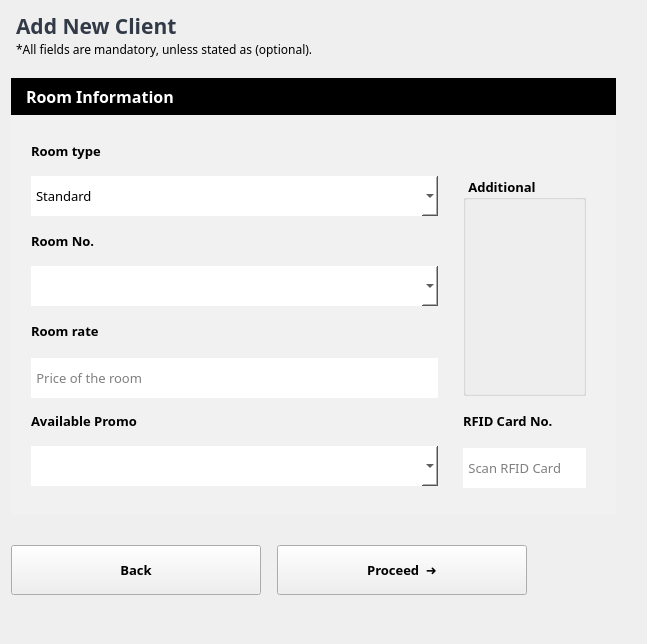
                <widget class="QWidget" name="page_4">
                 <layout class="QGridLayout" name="gridLayout_66">
                  <property name="horizontalSpacing">
                   <number>30</number>
                  </property>
                  <property name="verticalSpacing">
                   <number>0</number>
                  </property>
                  <item row="1" column="0">
                   <widget class="QWidget" name="widget_86" native="true">
                    <property name="styleSheet">
                     <string notr="true">background-color: rgb(241, 241, 241);</string>
                    </property>
                    <layout class="QVBoxLayout" name="verticalLayout_38">
                     <property name="spacing">
                      <number>0</number>
                     </property>
                     <property name="leftMargin">
                      <number>0</number>
                     </property>
                     <property name="topMargin">
                      <number>0</number>
                     </property>
                     <property name="rightMargin">
                      <number>0</number>
                     </property>
                     <property name="bottomMargin">
                      <number>0</number>
                     </property>
                     <item>
                      <widget class="QWidget" name="widget_94" native="true">
                       <property name="styleSheet">
                        <string notr="true">background-color: rgb(0, 0, 0);</string>
                       </property>
                       <layout class="QHBoxLayout" name="horizontalLayout_36">
                        <property name="leftMargin">
                         <number>15</number>
                        </property>
                        <property name="topMargin">
                         <number>7</number>
                        </property>
                        <property name="rightMargin">
                         <number>15</number>
                        </property>
                        <property name="bottomMargin">
                         <number>7</number>
                        </property>
                        <item>
                         <widget class="QLabel" name="label_69">
                          <property name="font">
                           <font>
                            <family>Century Gothic</family>
                            <pointsize>12</pointsize>
                            <weight>75</weight>
                            <bold>true</bold>
                           </font>
                          </property>
                          <property name="styleSheet">
                           <string notr="true">color: rgb(255, 255, 255);</string>
                          </property>
                          <property name="text">
                           <string>Room Information</string>
                          </property>
                         </widget>
                        </item>
                       </layout>
                      </widget>
                     </item>
                     <item>
                      <widget class="QWidget" name="widget_89" native="true">
                       <property name="sizePolicy">
                        <sizepolicy hsizetype="Expanding" vsizetype="Expanding">
                         <horstretch>0</horstretch>
                         <verstretch>0</verstretch>
                        </sizepolicy>
                       </property>
                       <property name="minimumSize">
                        <size>
                         <width>0</width>
                         <height>400</height>
                        </size>
                       </property>
                       <layout class="QGridLayout" name="gridLayout_9">
                        <property name="leftMargin">
                         <number>20</number>
                        </property>
                        <property name="topMargin">
                         <number>20</number>
                        </property>
                        <property name="rightMargin">
                         <number>30</number>
                        </property>
                        <property name="bottomMargin">
                         <number>20</number>
                        </property>
                        <property name="horizontalSpacing">
                         <number>25</number>
                        </property>
                        <property name="verticalSpacing">
                         <number>9</number>
                        </property>
                        <item row="3" column="0">
                         <widget class="QComboBox" name="cboCroomno">
                          <property name="minimumSize">
                           <size>
                            <width>0</width>
                            <height>40</height>
                           </size>
                          </property>
                          <property name="font">
                           <font>
                            <family>Century Gothic</family>
                            <pointsize>10</pointsize>
                           </font>
                          </property>
                          <property name="styleSheet">
                           <string notr="true">background-color: rgb(255, 255, 255);
color: rgb(0, 0, 0);
border: none;</string>
                          </property>
                         </widget>
                        </item>
                        <item row="1" column="0">
                         <widget class="QComboBox" name="cboCroomtype">
                          <property name="minimumSize">
                           <size>
                            <width>407</width>
                            <height>40</height>
                           </size>
                          </property>
                          <property name="font">
                           <font>
                            <family>Century Gothic</family>
                            <pointsize>10</pointsize>
                           </font>
                          </property>
                          <property name="styleSheet">
                           <string notr="true">background-color: rgb(255, 255, 255);
color: rgb(0, 0, 0);
border: none;</string>
                          </property>
                          <item>
                           <property name="text">
                            <string>Standard</string>
                           </property>
                          </item>
                          <item>
                           <property name="text">
                            <string>Deluxe</string>
                           </property>
                          </item>
                         </widget>
                        </item>
                        <item row="2" column="0">
                         <widget class="QLabel" name="label_90">
                          <property name="sizePolicy">
                           <sizepolicy hsizetype="Preferred" vsizetype="Fixed">
                            <horstretch>0</horstretch>
                            <verstretch>0</verstretch>
                           </sizepolicy>
                          </property>
                          <property name="font">
                           <font>
                            <family>Century Gothic</family>
                            <pointsize>10</pointsize>
                            <weight>75</weight>
                            <bold>true</bold>
                           </font>
                          </property>
                          <property name="text">
                           <string>Room No.</string>
                          </property>
                         </widget>
                        </item>
                        <item row="6" column="0">
                         <widget class="QLabel" name="label_44">
                          <property name="sizePolicy">
                           <sizepolicy hsizetype="Preferred" vsizetype="Fixed">
                            <horstretch>0</horstretch>
                            <verstretch>0</verstretch>
                           </sizepolicy>
                          </property>
                          <property name="font">
                           <font>
                            <family>Century Gothic</family>
                            <pointsize>10</pointsize>
                            <weight>75</weight>
                            <bold>true</bold>
                           </font>
                          </property>
                          <property name="text">
                           <string>Available Promo</string>
                          </property>
                         </widget>
                        </item>
                        <item row="4" column="0">
                         <widget class="QLabel" name="label_56">
                          <property name="sizePolicy">
                           <sizepolicy hsizetype="Preferred" vsizetype="Fixed">
                            <horstretch>0</horstretch>
                            <verstretch>0</verstretch>
                           </sizepolicy>
                          </property>
                          <property name="font">
                           <font>
                            <family>Century Gothic</family>
                            <pointsize>10</pointsize>
                            <weight>75</weight>
                            <bold>true</bold>
                           </font>
                          </property>
                          <property name="text">
                           <string>Room rate</string>
                          </property>
                         </widget>
                        </item>
                        <item row="0" column="0">
                         <widget class="QLabel" name="label_40">
                          <property name="sizePolicy">
                           <sizepolicy hsizetype="Preferred" vsizetype="Fixed">
                            <horstretch>0</horstretch>
                            <verstretch>0</verstretch>
                           </sizepolicy>
                          </property>
                          <property name="font">
                           <font>
                            <family>Century Gothic</family>
                            <pointsize>10</pointsize>
                            <weight>75</weight>
                            <bold>true</bold>
                           </font>
                          </property>
                          <property name="text">
                           <string>Room type</string>
                          </property>
                         </widget>
                        </item>
                        <item row="8" column="1">
                         <widget class="QLineEdit" name="txtCrfidNo">
                          <property name="minimumSize">
                           <size>
                            <width>0</width>
                            <height>40</height>
                           </size>
                          </property>
                          <property name="maximumSize">
                           <size>
                            <width>407</width>
                            <height>35</height>
                           </size>
                          </property>
                          <property name="font">
                           <font>
                            <family>Century Gothic</family>
                            <pointsize>10</pointsize>
                           </font>
                          </property>
                          <property name="styleSheet">
                           <string notr="true">background-color: rgb(255, 255, 255);
color: rgb(0, 0, 0);
border: none;</string>
                          </property>
                          <property name="readOnly">
                           <bool>false</bool>
                          </property>
                          <property name="placeholderText">
                           <string> Scan RFID Card</string>
                          </property>
                         </widget>
                        </item>
                        <item row="6" column="1">
                         <widget class="QLabel" name="label_106">
                          <property name="sizePolicy">
                           <sizepolicy hsizetype="Preferred" vsizetype="Fixed">
                            <horstretch>0</horstretch>
                            <verstretch>0</verstretch>
                           </sizepolicy>
                          </property>
                          <property name="font">
                           <font>
                            <family>Century Gothic</family>
                            <pointsize>10</pointsize>
                            <weight>75</weight>
                            <bold>true</bold>
                           </font>
                          </property>
                          <property name="text">
                           <string>RFID Card No.</string>
                          </property>
                         </widget>
                        </item>
                        <item row="1" column="1" rowspan="5">
                         <widget class="QGroupBox" name="groupBox">
                          <property name="minimumSize">
                           <size>
                            <width>0</width>
                            <height>180</height>
                           </size>
                          </property>
                          <property name="font">
                           <font>
                            <family>Century Gothic</family>
                            <pointsize>10</pointsize>
                            <weight>75</weight>
                            <bold>true</bold>
                           </font>
                          </property>
                          <property name="title">
                           <string> Additional </string>
                          </property>
                         </widget>
                        </item>
                        <item row="5" column="0">
                         <widget class="QLineEdit" name="txtroomrate">
                          <property name="minimumSize">
                           <size>
                            <width>0</width>
                            <height>40</height>
                           </size>
                          </property>
                          <property name="maximumSize">
                           <size>
                            <width>16777215</width>
                            <height>35</height>
                           </size>
                          </property>
                          <property name="font">
                           <font>
                            <family>Century Gothic</family>
                            <pointsize>10</pointsize>
                           </font>
                          </property>
                          <property name="styleSheet">
                           <string notr="true">background-color: rgb(255, 255, 255);
color: rgb(0, 0, 0);
border: none;</string>
                          </property>
                          <property name="readOnly">
                           <bool>true</bool>
                          </property>
                          <property name="placeholderText">
                           <string> Price of the room</string>
                          </property>
                         </widget>
                        </item>
                        <item row="8" column="0">
                         <widget class="QComboBox" name="cboCpromos">
                          <property name="minimumSize">
                           <size>
                            <width>0</width>
                            <height>40</height>
                           </size>
                          </property>
                          <property name="font">
                           <font>
                            <family>Century Gothic</family>
                            <pointsize>10</pointsize>
                           </font>
                          </property>
                          <property name="styleSheet">
                           <string notr="true">background-color: rgb(255, 255, 255);
color: rgb(0, 0, 0);
border: none;</string>
                          </property>
                         </widget>
                        </item>
                       </layout>
                      </widget>
                     </item>
                     <item>
                      <widget class="QWidget" name="widget_87" native="true">
                       <property name="styleSheet">
                        <string notr="true">background-color: rgb(241, 241, 241);</string>
                       </property>
                       <layout class="QGridLayout" name="gridLayout_67">
                        <property name="leftMargin">
                         <number>0</number>
                        </property>
                        <property name="topMargin">
                         <number>0</number>
                        </property>
                        <property name="rightMargin">
                         <number>0</number>
                        </property>
                        <property name="bottomMargin">
                         <number>0</number>
                        </property>
                        <item row="0" column="0">
                         <widget class="QWidget" name="widget_88" native="true">
                          <layout class="QVBoxLayout" name="verticalLayout_44">
                           <property name="spacing">
                            <number>0</number>
                           </property>
                           <property name="leftMargin">
                            <number>0</number>
                           </property>
                           <property name="topMargin">
                            <number>0</number>
                           </property>
                           <property name="rightMargin">
                            <number>0</number>
                           </property>
                           <property name="bottomMargin">
                            <number>0</number>
                           </property>
                          </layout>
                         </widget>
                        </item>
                       </layout>
                      </widget>
                     </item>
                    </layout>
                   </widget>
                  </item>
                  <item row="5" column="0">
                   <widget class="QWidget" name="widget_5" native="true">
                    <layout class="QGridLayout" name="gridLayout_8">
                     <property name="leftMargin">
                      <number>0</number>
                     </property>
                     <property name="topMargin">
                      <number>0</number>
                     </property>
                     <property name="rightMargin">
                      <number>0</number>
                     </property>
                     <property name="bottomMargin">
                      <number>0</number>
                     </property>
                     <property name="spacing">
                      <number>0</number>
                     </property>
                    </layout>
                   </widget>
                  </item>
                  <item row="2" column="0">
                   <widget class="QWidget" name="widget_97" native="true">
                    <property name="sizePolicy">
                     <sizepolicy hsizetype="Preferred" vsizetype="Fixed">
                      <horstretch>0</horstretch>
                      <verstretch>0</verstretch>
                     </sizepolicy>
                    </property>
                    <property name="minimumSize">
                     <size>
                      <width>0</width>
                      <height>70</height>
                     </size>
                    </property>
                    <property name="maximumSize">
                     <size>
                      <width>16777215</width>
                      <height>50</height>
                     </size>
                    </property>
                    <layout class="QGridLayout" name="gridLayout_69">
                     <property name="leftMargin">
                      <number>0</number>
                     </property>
                     <property name="topMargin">
                      <number>20</number>
                     </property>
                     <property name="rightMargin">
                      <number>0</number>
                     </property>
                     <item row="2" column="0">
                      <widget class="QPushButton" name="btnACRback">
                       <property name="sizePolicy">
                        <sizepolicy hsizetype="Expanding" vsizetype="Fixed">
                         <horstretch>0</horstretch>
                         <verstretch>0</verstretch>
                        </sizepolicy>
                       </property>
                       <property name="minimumSize">
                        <size>
                         <width>250</width>
                         <height>50</height>
                        </size>
                       </property>
                       <property name="maximumSize">
                        <size>
                         <width>250</width>
                         <height>16777215</height>
                        </size>
                       </property>
                       <property name="font">
                        <font>
                         <family>Century Gothic</family>
                         <pointsize>10</pointsize>
                         <weight>75</weight>
                         <bold>true</bold>
                        </font>
                       </property>
                       <property name="styleSheet">
                        <string notr="true">QPushButton {
	border-radius: 5px;
	border: 1px solid black;
	color: rgb(255, 255, 255);
	background-color: rgb(0, 0, 0);
}

QPushButton:hover {
	
	background-color: rgb(70, 70, 70);
}

QPushButton:pressed {
	color: rgb(106, 106, 106);
	background-color: rgb(0, 0, 0);
}background-color: rgb(255, 255, 255);</string>
                       </property>
                       <property name="text">
                        <string>Back</string>
                       </property>
                      </widget>
                     </item>
                     <item row="2" column="1">
                      <spacer name="horizontalSpacer_50">
                       <property name="orientation">
                        <enum>Qt::Horizontal</enum>
                       </property>
                       <property name="sizeType">
                        <enum>QSizePolicy::Fixed</enum>
                       </property>
                       <property name="sizeHint" stdset="0">
                        <size>
                         <width>10</width>
                         <height>20</height>
                        </size>
                       </property>
                      </spacer>
                     </item>
                     <item row="2" column="2">
                      <widget class="QPushButton" name="btnACproceed">
                       <property name="sizePolicy">
                        <sizepolicy hsizetype="Expanding" vsizetype="Fixed">
                         <horstretch>0</horstretch>
                         <verstretch>0</verstretch>
                        </sizepolicy>
                       </property>
                       <property name="minimumSize">
                        <size>
                         <width>250</width>
                         <height>50</height>
                        </size>
                       </property>
                       <property name="maximumSize">
                        <size>
                         <width>250</width>
                         <height>16777215</height>
                        </size>
                       </property>
                       <property name="font">
                        <font>
                         <family>Century Gothic</family>
                         <pointsize>10</pointsize>
                         <weight>75</weight>
                         <bold>true</bold>
                        </font>
                       </property>
                       <property name="styleSheet">
                        <string notr="true">QPushButton {
	border-radius: 5px;
	border: 1px solid black;
	color: rgb(255, 255, 255);
	background-color: rgb(0, 0, 0);
}

QPushButton:hover {
	
	background-color: rgb(70, 70, 70);
}

QPushButton:pressed {
	color: rgb(106, 106, 106);
	background-color: rgb(0, 0, 0);
}background-color: rgb(255, 255, 255);</string>
                       </property>
                       <property name="text">
                        <string>Proceed  ➜</string>
                       </property>
                      </widget>
                     </item>
                     <item row="2" column="3">
                      <spacer name="horizontalSpacer_9">
                       <property name="orientation">
                        <enum>Qt::Horizontal</enum>
                       </property>
                       <property name="sizeType">
                        <enum>QSizePolicy::Expanding</enum>
                       </property>
                       <property name="sizeHint" stdset="0">
                        <size>
                         <width>60</width>
                         <height>20</height>
                        </size>
                       </property>
                      </spacer>
                     </item>
                    </layout>
                   </widget>
                  </item>
                  <item row="3" column="1">
                   <spacer name="verticalSpacer_16">
                    <property name="orientation">
                     <enum>Qt::Vertical</enum>
                    </property>
                    <property name="sizeHint" stdset="0">
                     <size>
                      <width>20</width>
                      <height>40</height>
                     </size>
                    </property>
                   </spacer>
                  </item>
                  <item row="4" column="0">
                   <spacer name="verticalSpacer_17">
                    <property name="orientation">
                     <enum>Qt::Vertical</enum>
                    </property>
                    <property name="sizeHint" stdset="0">
                     <size>
                      <width>20</width>
                      <height>8</height>
                     </size>
                    </property>
                   </spacer>
                  </item>
                  <item row="0" column="0">
                   <widget class="QWidget" name="widget_76" native="true">
                    <property name="minimumSize">
                     <size>
                      <width>0</width>
                      <height>67</height>
                     </size>
                    </property>
                    <layout class="QGridLayout" name="gridLayout_51">
                     <property name="leftMargin">
                      <number>5</number>
                     </property>
                     <property name="topMargin">
                      <number>0</number>
                     </property>
                     <property name="rightMargin">
                      <number>5</number>
                     </property>
                     <property name="bottomMargin">
                      <number>0</number>
                     </property>
                     <property name="spacing">
                      <number>0</number>
                     </property>
                     <item row="1" column="0">
                      <widget class="QLabel" name="label_58">
                       <property name="font">
                        <font>
                         <family>Century Gothic</family>
                         <pointsize>9</pointsize>
                        </font>
                       </property>
                       <property name="text">
                        <string>*All fields are mandatory, unless stated as (optional).</string>
                       </property>
                      </widget>
                     </item>
                     <item row="0" column="0">
                      <widget class="QLabel" name="lblC2">
                       <property name="font">
                        <font>
                         <family>Century Gothic</family>
                         <pointsize>16</pointsize>
                         <weight>75</weight>
                         <bold>true</bold>
                        </font>
                       </property>
                       <property name="styleSheet">
                        <string notr="true">color: rgb(49, 58, 70);</string>
                       </property>
                       <property name="text">
                        <string>Add New Client</string>
                       </property>
                      </widget>
                     </item>
                     <item row="0" column="1">
                      <spacer name="horizontalSpacer_34">
                       <property name="orientation">
                        <enum>Qt::Horizontal</enum>
                       </property>
                       <property name="sizeHint" stdset="0">
                        <size>
                         <width>40</width>
                         <height>20</height>
                        </size>
                       </property>
                      </spacer>
                     </item>
                     <item row="2" column="0">
                      <spacer name="verticalSpacer_19">
                       <property name="orientation">
                        <enum>Qt::Vertical</enum>
                       </property>
                       <property name="sizeType">
                        <enum>QSizePolicy::Fixed</enum>
                       </property>
                       <property name="sizeHint" stdset="0">
                        <size>
                         <width>20</width>
                         <height>20</height>
                        </size>
                       </property>
                      </spacer>
                     </item>
                    </layout>
                   </widget>
                  </item>
                 </layout>
                </widget>
